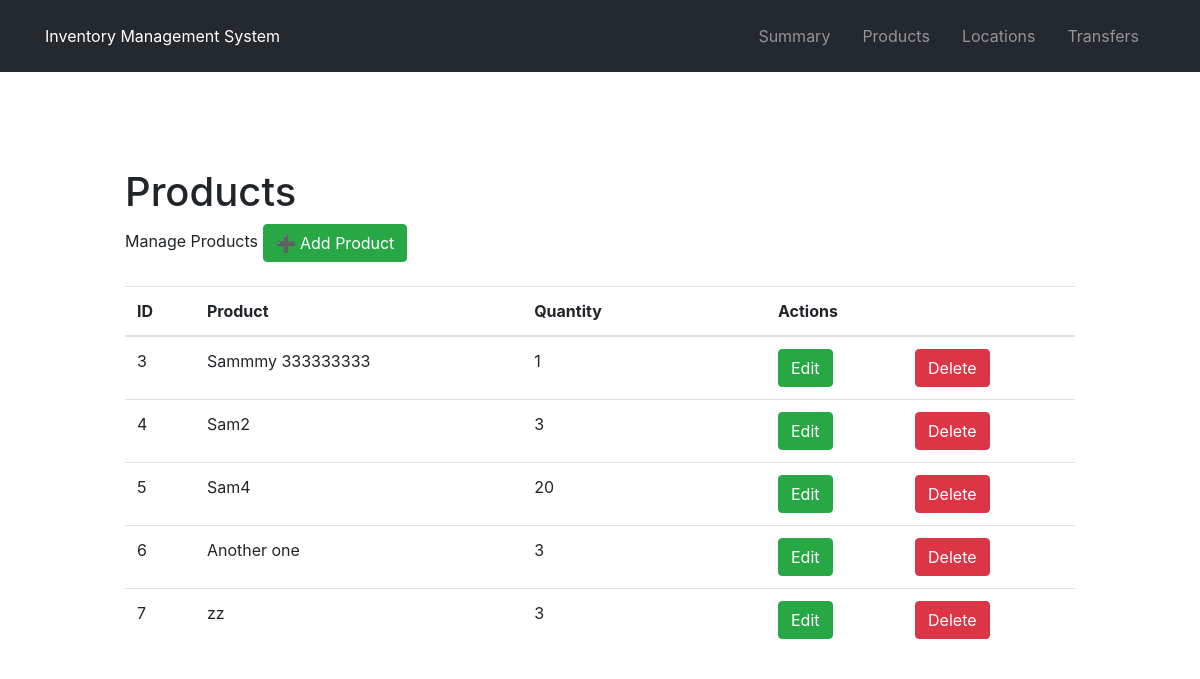
/product, run on an earlier commit of the app's database.
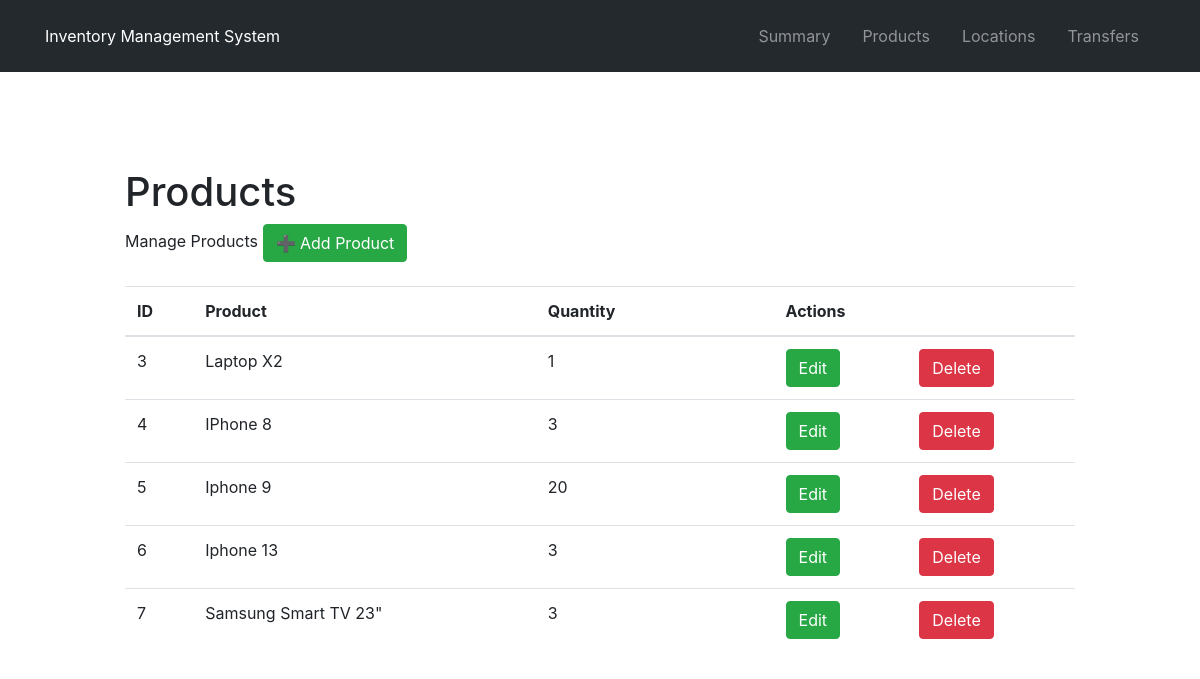
And on a later commit of the database.
### inventory/models/product.py (models this page shows)
class Product(db.Model):
  __tablename__ = 'product'
  product_id = db.Column(db.Integer, primary_key= True)
  product_name = db.Column(db.String(35),unique = True ,nullable = False)
  product_qty = db.Column(db.Integer, nullable = False)
  def __repr__(self):
      return f"Product('{self.product_id}','{self.product_name}','{self.product_qty}')"

### inventory/controllers/inventory.py (the view)
@blueprint.route('/product', methods=['GET', 'POST'])
def product():
    if (request.method == "POST") and ('product_name'
                                       in request.form) and ('product_qty'
                                                             in request.form):
        product_name = request.form["product_name"]
        product_qty = request.form["product_qty"]
        print({product_name, product_qty})
        new_product = Product(product_name=product_name,
                              product_qty=product_qty)
        try:
            db.session.add(new_product)
            db.session.commit()
            return redirect(url_for("product"))
        except:
            products = Product.query.order_by(Product.product_id).all()
            return render_template("inventory/product.html", products=products)
    else:
        products = Product.query.order_by(Product.product_id).all()
        print(products)
        return render_template("inventory/product.html", products=products)

### inventory/templates/inventory/product.html (shortened to what this page needs)
{% extends "layouts/layout.html" %}
{% block content %}
<div class="container py-5 my-5" style="max-width: 980px;">
   <h1>Products</h1>
   <div class="mb-4" >
      <p style="display: inline-block;margin:0;"> Manage Products</p>
      <button type="button" class="btn btn-success" data-toggle="modal" data-target="#exampleModal"> ➕ Add Product</button>
   </div>
      <table class="table table-hover">
         <thead>
            <tr>
               <th>ID</th>
               <th>Product</th>
               <th>Quantity</th>
              <th></th>
              <th></th>
              <th  colspan="2">Actions</th>
            </tr>
         </thead>
         <tbody>
            {%for data in products%}
            <tr>
               <td>{{data.product_id}}</td>
               <td>{{data.product_name}}</td>
               <td>{{data.product_qty}}</td>
              <td></td>
              <td></td>
              <td>
       <button type="button" class="btn btn-success" data-toggle="modal" data-target = "#editModal{{data.product_id}}" >
      Edit</button>
   </td>
              <td>
      <a href="{{ url_for('inventory.deleteProduct', product_id = data.product_id) }}">
       <button type="button" class="btn btn-danger">
      Delete</button></a>
   </td>
            </tr>
   <div>
            {% endfor %}
      </table>
   </div>
{% endblock %}

What changed in the data, as far as the page shows it:
changed Product id 3: product_name "Sammmy 333333333" → "Laptop X2"
changed Product id 4: product_name "Sam2" → "IPhone 8"
changed Product id 5: product_name "Sam4" → "Iphone 9"
changed Product id 6: product_name "Another one" → "Iphone 13"
changed Product id 7: product_name "zz" → "Samsung Smart TV 23\""
